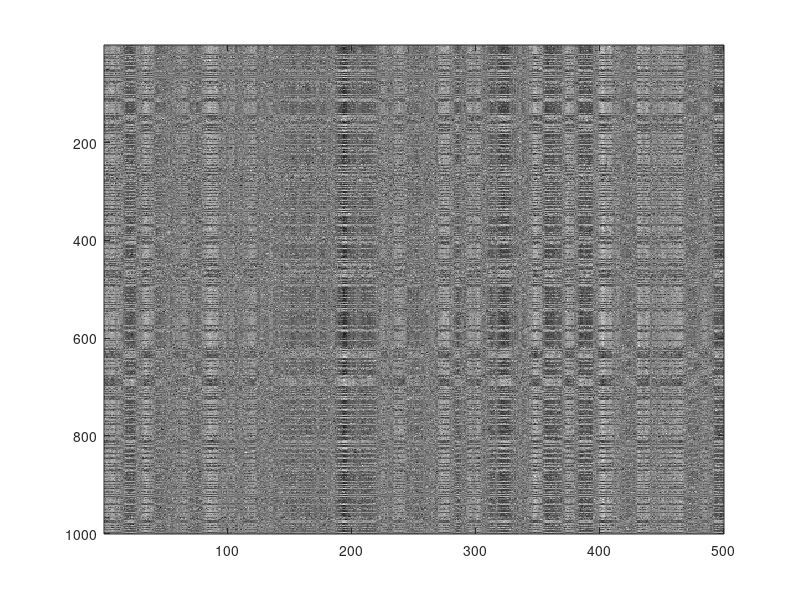
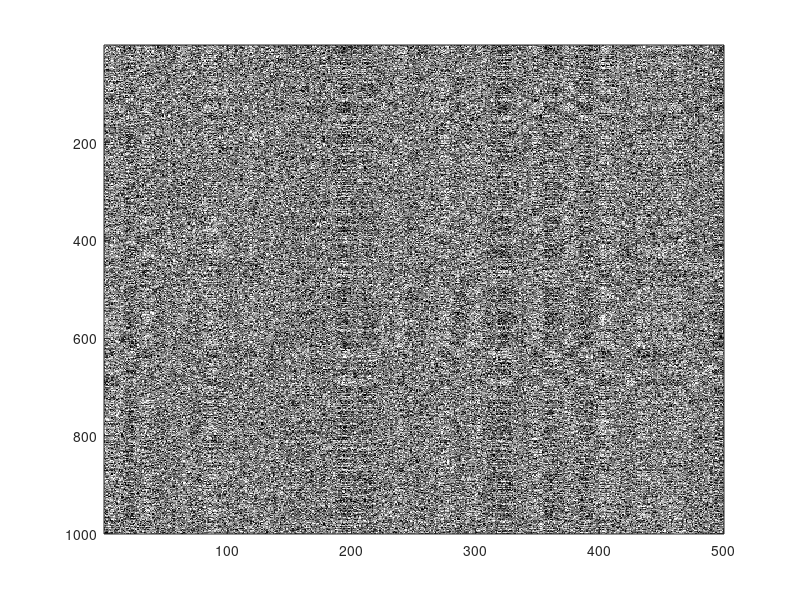

These charts were generated, in order, by the following MATLAB code: (Note: this script raises an error after producing the figures.)
global_signal=movmean(randn(1,500),10);

nVoxels=1000;
allSignal=randn(nVoxels,500);

beta_weights=randn(nVoxels,1)*5 + 2;

newSignal=(global_signal'*(beta_weights'))' + allSignal;
figure;
% imagesc(zscore(newSignal',[],2));
imagesc(zscore(newSignal,[],2));
% caxis(2*[-1 1]);
colormap gray

% Maybe have to show this again using cluster ordering, GSO etc -- would be neat to see this!

time_pt=linspace(0,360,500);
% delay=(rand(nVoxels,1)-0.5)*2;
for j=1:nVoxels,
	% sig=interp1(time_pt,global_signal,time_pt+delay(j));
	newSignal2(j,:)=beta_weights(j)*(randn(1,500)*1 + global_signal)+allSignal(j,:);
end
figure;imagesc(zscore(newSignal2,[],2));
colormap gray
caxis(2*[-1 1]);

corr(nanmean(newSignal2)',global_signal')


% Might have to check again regarding the distributions (to see what kind of patterns are useful!)